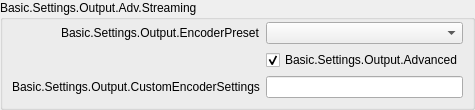
                     <widget class="QGroupBox" name="simpleStreamingGroupBox">
                      <property name="sizePolicy">
                       <sizepolicy hsizetype="Preferred" vsizetype="Maximum">
                        <horstretch>0</horstretch>
                        <verstretch>0</verstretch>
                       </sizepolicy>
                      </property>
                      <property name="title">
                       <string>Basic.Settings.Output.Adv.Streaming</string>
                      </property>
                      <layout class="QFormLayout" name="simpleStreamingLayout">
                       <property name="fieldGrowthPolicy">
                        <enum>QFormLayout::AllNonFixedFieldsGrow</enum>
                       </property>
                       <property name="labelAlignment">
                        <set>Qt::AlignRight|Qt::AlignTrailing|Qt::AlignVCenter</set>
                       </property>
                       <property name="leftMargin">
                        <number>9</number>
                       </property>
                       <property name="topMargin">
                        <number>2</number>
                       </property>
                       <property name="rightMargin">
                        <number>9</number>
                       </property>
                       <property name="bottomMargin">
                        <number>9</number>
                       </property>
                       <item row="0" column="0">
                        <widget class="QLabel" name="simpleOutPresetLabel">
                         <property name="enabled">
                          <bool>true</bool>
                         </property>
                         <property name="text">
                          <string>Basic.Settings.Output.EncoderPreset</string>
                         </property>
                         <property name="buddy">
                          <cstring>simpleOutPreset</cstring>
                         </property>
                        </widget>
                       </item>
                       <item row="0" column="1">
                        <widget class="QComboBox" name="simpleOutPreset"/>
                       </item>
                       <item row="1" column="1">
                        <widget class="QCheckBox" name="simpleOutAdvanced">
                         <property name="text">
                          <string>Basic.Settings.Output.Advanced</string>
                         </property>
                         <property name="checked">
                          <bool>true</bool>
                         </property>
                        </widget>
                       </item>
                       <item row="2" column="0">
                        <widget class="QLabel" name="label_23">
                         <property name="text">
                          <string>Basic.Settings.Output.CustomEncoderSettings</string>
                         </property>
                         <property name="buddy">
                          <cstring>simpleOutCustom</cstring>
                         </property>
                        </widget>
                       </item>
                       <item row="2" column="1">
                        <widget class="QLineEdit" name="simpleOutCustom"/>
                       </item>
                      </layout>
                     </widget>
